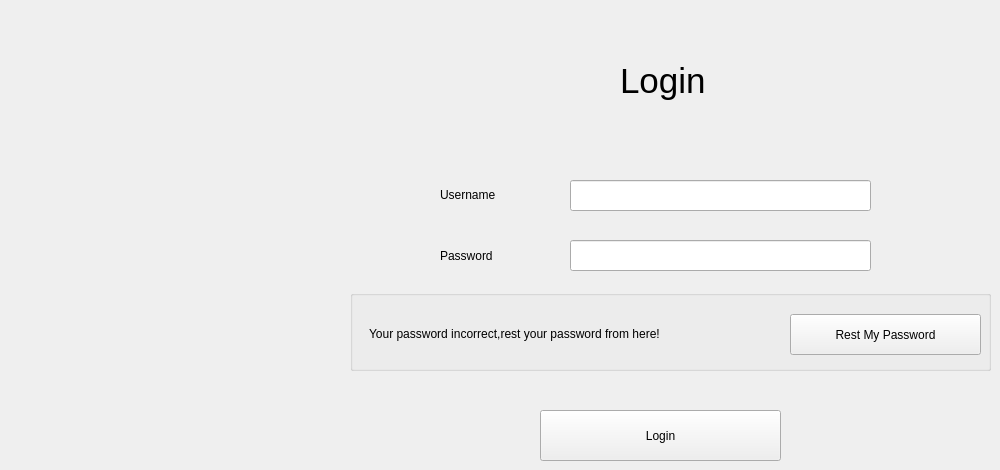
    <widget class="QWidget" name="login_tab">
     <attribute name="title">
      <string>Page</string>
     </attribute>
     <widget class="QLabel" name="label_47">
      <property name="geometry">
       <rect>
        <x>440</x>
        <y>187</y>
        <width>131</width>
        <height>16</height>
       </rect>
      </property>
      <property name="text">
       <string>Username</string>
      </property>
     </widget>
     <widget class="QLabel" name="label_48">
      <property name="geometry">
       <rect>
        <x>440</x>
        <y>248</y>
        <width>131</width>
        <height>16</height>
       </rect>
      </property>
      <property name="text">
       <string>Password</string>
      </property>
     </widget>
     <widget class="QLineEdit" name="loginuser_line">
      <property name="geometry">
       <rect>
        <x>570</x>
        <y>180</y>
        <width>301</width>
        <height>31</height>
       </rect>
      </property>
     </widget>
     <widget class="QLineEdit" name="loginpass_line">
      <property name="geometry">
       <rect>
        <x>570</x>
        <y>240</y>
        <width>301</width>
        <height>31</height>
       </rect>
      </property>
      <property name="echoMode">
       <enum>QLineEdit::Password</enum>
      </property>
     </widget>
     <widget class="QGroupBox" name="groupBox_25">
      <property name="geometry">
       <rect>
        <x>350</x>
        <y>290</y>
        <width>641</width>
        <height>81</height>
       </rect>
      </property>
      <property name="title">
       <string/>
      </property>
      <widget class="QPushButton" name="loginrestpass_btn">
       <property name="geometry">
        <rect>
         <x>440</x>
         <y>24</y>
         <width>191</width>
         <height>41</height>
        </rect>
       </property>
       <property name="cursor">
        <cursorShape>PointingHandCursor</cursorShape>
       </property>
       <property name="text">
        <string>Rest My Password</string>
       </property>
      </widget>
      <widget class="QLabel" name="label_50">
       <property name="geometry">
        <rect>
         <x>19</x>
         <y>23</y>
         <width>411</width>
         <height>41</height>
        </rect>
       </property>
       <property name="text">
        <string>Your password incorrect,rest your password from here!</string>
       </property>
      </widget>
     </widget>
     <widget class="QPushButton" name="login_btn">
      <property name="geometry">
       <rect>
        <x>540</x>
        <y>410</y>
        <width>241</width>
        <height>51</height>
       </rect>
      </property>
      <property name="cursor">
       <cursorShape>PointingHandCursor</cursorShape>
      </property>
      <property name="text">
       <string>Login</string>
      </property>
     </widget>
     <widget class="QLabel" name="label_40">
      <property name="geometry">
       <rect>
        <x>620</x>
        <y>50</y>
        <width>91</width>
        <height>61</height>
       </rect>
      </property>
      <property name="styleSheet">
       <string notr="true">font-size:35px;</string>
      </property>
      <property name="text">
       <string>Login</string>
      </property>
     </widget>
     <widget class="QLabel" name="ereur_nom">
      <property name="geometry">
       <rect>
        <x>570</x>
        <y>210</y>
        <width>301</width>
        <height>21</height>
       </rect>
      </property>
      <property name="layoutDirection">
       <enum>Qt::RightToLeft</enum>
      </property>
      <property name="styleSheet">
       <string notr="true">
QLabel{
color:red;
font-size:15px;
background:transparent;
}

</string>
      </property>
      <property name="text">
       <string/>
      </property>
      <property name="alignment">
       <set>Qt::AlignCenter</set>
      </property>
     </widget>
     <widget class="QLabel" name="ereur_pass">
      <property name="geometry">
       <rect>
        <x>570</x>
        <y>270</y>
        <width>301</width>
        <height>21</height>
       </rect>
      </property>
      <property name="layoutDirection">
       <enum>Qt::RightToLeft</enum>
      </property>
      <property name="styleSheet">
       <string notr="true">QLabel{
color:red;
font-size:15px;
background:transparent;
}</string>
      </property>
      <property name="text">
       <string/>
      </property>
      <property name="alignment">
       <set>Qt::AlignCenter</set>
      </property>
     </widget>
     <widget class="QLabel" name="ereur_general">
      <property name="geometry">
       <rect>
        <x>470</x>
        <y>120</y>
        <width>391</width>
        <height>41</height>
       </rect>
      </property>
      <property name="layoutDirection">
       <enum>Qt::RightToLeft</enum>
      </property>
      <property name="styleSheet">
       <string notr="true">
QLabel{
color:red;
font-size:15px;
background:transparent;
}

</string>
      </property>
      <property name="text">
       <string/>
      </property>
      <property name="alignment">
       <set>Qt::AlignCenter</set>
      </property>
     </widget>
    </widget>
